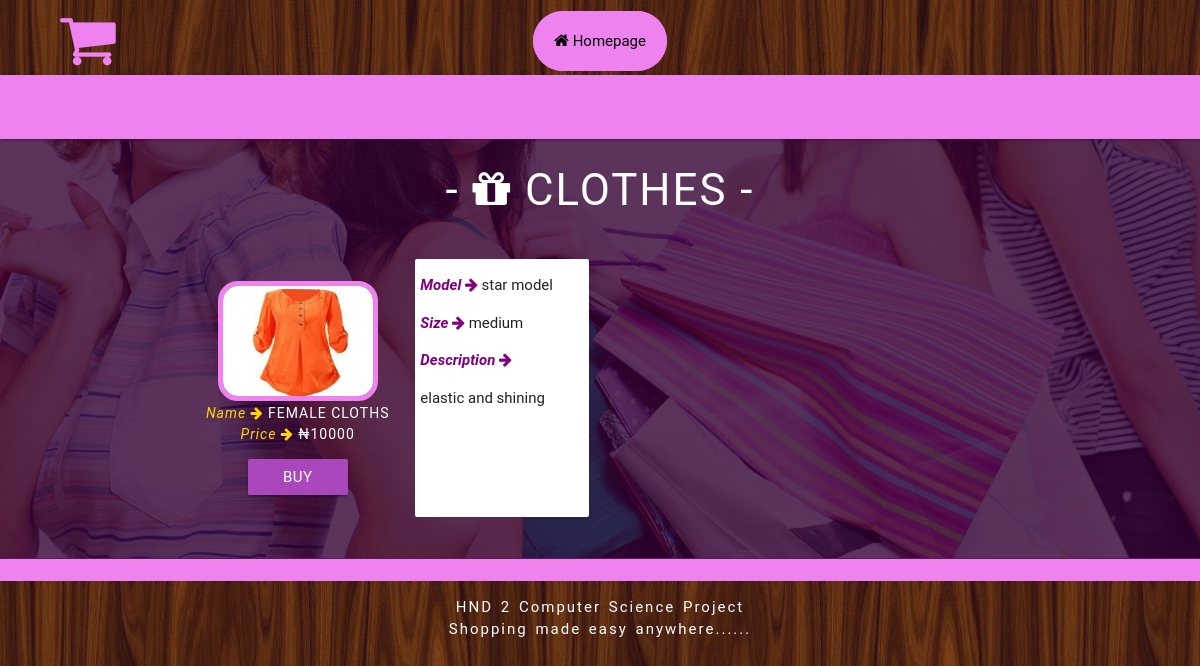
/viewp.php?pg=clothes, run on the app's committed database.
### tables this page shows
CREATE TABLE IF NOT EXISTS `product` (
  `id` int(11) NOT NULL,
  `photo` varchar(200) NOT NULL,
  `pname` varchar(100) NOT NULL,
  `pgroup` varchar(100) NOT NULL,
  `price` varchar(100) NOT NULL,
  `model` varchar(150) NOT NULL,
  `size` varchar(100) NOT NULL,
  `description` longtext NOT NULL
);

### viewp.php (the view, shortened to what this page needs)
<?php
include'connect/connect.php';
?>
<!DOCTYPE html>
<html>
<head>
	<link rel="stylesheet" type="text/css" href="fonts/font-awesome.css" />
    <link rel="stylesheet" href="style/materialize.css" type="text/css"/>
    <link rel="stylesheet" href="style/mystyle.css" type="text/css"/>
</head>
<body style="background:url(image/woodback.jpg);">
<div id="navigate" class="nav-wrappers">
	<i class="fa fa-shopping-cart" style="padding:10px;margin-left: 50px;font-size:60px;color:violet"></i>
	    <center style="margin-top: -50px;">
	    	<a href="index.php" id="mynav"><i class="fa fa-home" style="font-size: 16px"></i> Homepage</a>
	    </center>
</div>
<br/>
 <nav class="nav-wrapper" style="margin-top: -15px;background:violet ;">
 </nav>
 <div class="parallax-container valign-wrapper" id="para">
    <div id="How" class="container">
        <div class="col s12 m12 l12 scrollspy" id="about-us" style="height:auto">
	 		<center>
	 			<h3 style="color:#fff;letter-spacing: 2px;padding: 5px;font-weight:bol;">
	 			- <i class="fa fa-gift"></i>
	 					<?php
			 				$pg = $_GET['pg'];
		                      	echo strtoupper($pg);
		                ?>
		         -
	 			</h3>
	 		</center>
	 		<br/>
	 		<div class="container-fluid">
			 		<div class="row">
			 			<?php
			 				$pg = $_GET['pg'];
		                    $get = $con->query("SELECT * FROM product WHERE pgroup = '$pg' ORDER BY id DESC");
		                    if($get->num_rows > 0){
		                      while($f = $get->fetch_object()){
		                ?>
		                		<div class="col s12 m6 l6">
		                		<table>
		                		<tr>
		                		<td>
				 				<center>
				 						<img src="admin/<?=$f->photo?>" style="width:160px;height:120px;border:5px solid violet;border-radius: 20px; ">
					 					<p style="color:white;letter-spacing: 1px;font-size: 14px;margin-top: -5px;">
					 						<i style="color: gold;">Name <i class="fa fa-arrow-right"></i></i>
					 						<?= strtoupper($f->pname) ?> <br>
					 						<i style="color: gold;">Price <i class="fa fa-arrow-right"></i></i>
					 						&#x20A6;<?= strtoupper($f->price) ?>
					 					</p>
					 					<a href="login.php" class="btn purple lighten-1" style="width: 100px;">Buy</a>
				 				</center>
				 				</td>
				 				<td style="background: white;height: 190px;">
				 				<i style="color: black;font-weight: bold;color:purple;">Model <i class="fa fa-arrow-right"></i></i>
				 				<?= $f->model?>
				 				<i style="color: black;font-weight: bold;color:purple;">Size <i class="fa fa-arrow-right"></i></i>
				 				<?= $f->size?>
				 				<i style="color: black;font-weight: bold;color:purple;">Description <i class="fa fa-arrow-right"></i></i>
				 				<p style="font-size:12px important;height: 100px;overflow: auto;">
				 					<?= $f->description?>
				 				</p>
				 				</td>
				 				</tr>
				 				</table>
				 				<br>
				 				</div>
				 		<?php
			 			 	}
			 			 }
			 			 ?>
			 		</div>
	 		</div>
 		</div>
        <div class="parallax"><img src="image/sh1.jpg" alt="Unsplashed background img 2"></div>
    </div>
</div>
 <div class="nav-wrapper" style="margin-top:-16px;background: violet ;">
 </div>
 <div id="footer">
	 <center>
	 	<p style="color:white;letter-spacing: 2px;word-spacing: 2px;">
	 		HND 2 Computer Science Project<br/>
	 		Shopping made easy anywhere......
	 	</p>
	 </center>
 </div>
</body>
</html>

### style/mystyle.css (style rules this page uses)
#mynav { padding:20px; color:black; border: 1px solid violet; border-radius:50px; background: violet; padding: }
#para { background: rgba(50, 0, 50, 0.8) !important; height: auto; }

### data on the page
product: photo (picture), pname "FEMALE CLOTHS", price "10000", model "star model", size "medium", description "elastic and shining"

### other printed values
$pg "CLOTHES"
